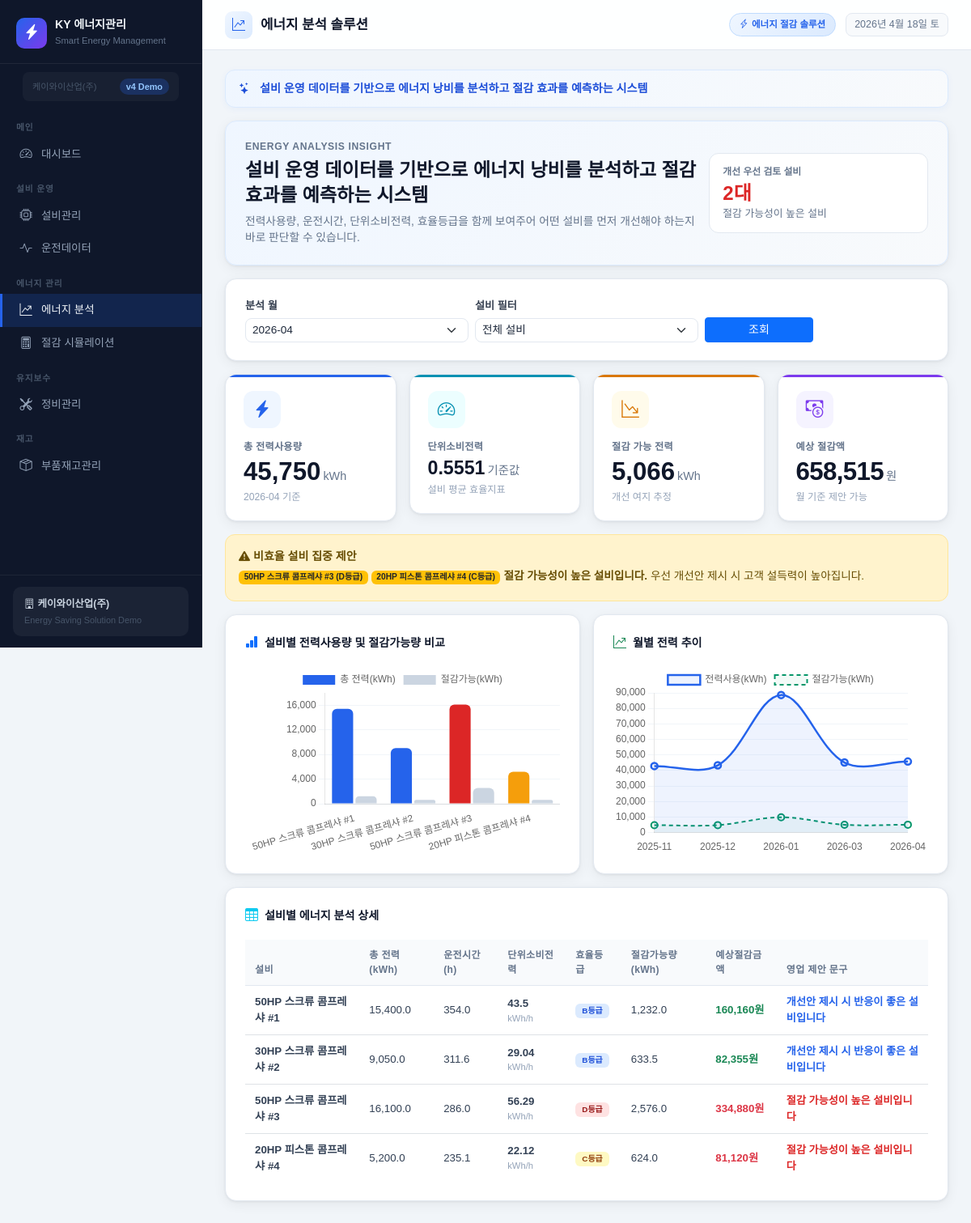
Page /energy/ on the committed database.
### models.py (models this page shows)
class EnergyAnalysis(db.Model):
    __tablename__ = 'energy_analysis'
    id              = db.Column(db.Integer, primary_key=True)
    equipment_id    = db.Column(db.Integer, db.ForeignKey('equipments.id'), nullable=False)
    analysis_month  = db.Column(db.String(7))   # YYYY-MM
    total_kwh       = db.Column(db.Float)
    unit_kwh        = db.Column(db.Float)        # 단위소비전력
    efficiency_grade= db.Column(db.String(10))  # A/B/C/D
    saving_possible = db.Column(db.Float)        # 절감 가능량(kWh)
    saving_amount   = db.Column(db.Float)        # 절감 예상금액(원)
    created_at      = db.Column(db.DateTime, default=datetime.utcnow)

class Equipment(db.Model):
    __tablename__ = 'equipments'
    id           = db.Column(db.Integer, primary_key=True)
    company_id   = db.Column(db.Integer, db.ForeignKey('companies.id'), nullable=True)
    name         = db.Column(db.String(100), nullable=False)
    model        = db.Column(db.String(100))
    horsepower   = db.Column(db.Float)           # HP
    rated_power  = db.Column(db.Float)           # kW
    install_loc  = db.Column(db.String(100))
    status       = db.Column(db.String(20), default='가동중')  # 가동중/정지/점검중
    install_date = db.Column(db.Date)
    memo         = db.Column(db.Text)
    created_at   = db.Column(db.DateTime, default=datetime.utcnow)
    op_logs      = db.relationship('OperationLog', backref='equipment', lazy=True)
    maint_logs   = db.relationship('MaintenanceLog', backref='equipment', lazy=True)
    energy_data  = db.relationship('EnergyAnalysis', backref='equipment', lazy=True)

### routes/energy.py (the view)
@energy_bp.route('/')
def index():
    equipments = Equipment.query.order_by(Equipment.name).all()
    eq_id = request.args.get('eq_id', type=int)
    today = date.today()
    months = db.session.query(EnergyAnalysis.analysis_month)\
        .distinct().order_by(EnergyAnalysis.analysis_month.desc()).all()
    months = [m[0] for m in months]
    month = request.args.get('month', months[0] if months else today.strftime('%Y-%m'))
    q = EnergyAnalysis.query.filter_by(analysis_month=month)
    if eq_id:
        q = q.filter_by(equipment_id=eq_id)
    analyses = q.all()
    total_kwh = sum(a.total_kwh or 0 for a in analyses)
    total_saving = sum(a.saving_possible or 0 for a in analyses)
    total_saving_amt = sum(a.saving_amount or 0 for a in analyses)
    avg_unit_kwh = round(sum(a.unit_kwh or 0 for a in analyses) / len(analyses), 4) if analyses else 0
    inefficient = [a for a in analyses if a.efficiency_grade in ('C', 'D')]
    eff_data = db.session.query(
        Equipment.name,
        EnergyAnalysis.total_kwh,
        EnergyAnalysis.efficiency_grade,
        EnergyAnalysis.saving_possible,
        EnergyAnalysis.unit_kwh
    ).join(EnergyAnalysis, Equipment.id == EnergyAnalysis.equipment_id)\
     .filter(EnergyAnalysis.analysis_month == month).all()
    trend = db.session.query(
        EnergyAnalysis.analysis_month,
        func.sum(EnergyAnalysis.total_kwh).label('kwh'),
        func.sum(EnergyAnalysis.saving_possible).label('saving')
    ).group_by(EnergyAnalysis.analysis_month)\
     .order_by(EnergyAnalysis.analysis_month).limit(12).all()
    run_hours_map = {}
    for eq in equipments:
        rh = db.session.query(func.sum(OperationLog.run_hours))\
            .filter(OperationLog.equipment_id == eq.id)\
            .filter(OperationLog.log_date.like(f'{month}%')).scalar() or 0
        run_hours_map[eq.id] = round(rh, 1)
    enriched_analyses = []
    for a in analyses:
        run_hours = run_hours_map.get(a.equipment_id, 0)
        actual_unit = round((a.total_kwh / run_hours), 2) if run_hours else 0
        is_inefficient = a.efficiency_grade in ('C', 'D')
        enriched_analyses.append({
            'analysis': a,
            'run_hours': run_hours,
            'actual_unit': actual_unit,
            'is_inefficient': is_inefficient,
        })
    return render_template(
        'energy/index.html',
        equipments=equipments,
        analyses=analyses,
        enriched_analyses=enriched_analyses,
        eff_data=eff_data,
        trend=trend,
        total_kwh=round(total_kwh, 1),
        total_saving=round(total_saving, 1),
        total_saving_amt=int(total_saving_amt),
        avg_unit_kwh=avg_unit_kwh,
        inefficient=inefficient,
        eq_id=eq_id,
        month=month,
        months=months
    )

### templates/energy/index.html (shortened to what this page needs)
{% extends 'base.html' %}
{% block page_icon %}bi bi-graph-up-arrow{% endblock %}
{% block page_title %}에너지 분석 솔루션{% endblock %}
{% block content %}
<div class="card-box mb-3" style="background:linear-gradient(135deg,#eff6ff,#f8fafc);border:1px solid #dbeafe;">
  <div class="row g-3 align-items-center">
    <div class="col-lg-8">
      <div style="font-size:.76rem;font-weight:700;color:#64748b;letter-spacing:.05em;">ENERGY ANALYSIS INSIGHT</div>
      <div style="font-size:1.45rem;font-weight:800;color:#0f172a;line-height:1.3;margin-top:5px;">설비 운영 데이터를 기반으로 에너지 낭비를 분석하고 절감 효과를 예측하는 시스템</div>
      <div style="font-size:.86rem;color:#64748b;margin-top:8px;">전력사용량, 운전시간, 단위소비전력, 효율등급을 함께 보여주어 어떤 설비를 먼저 개선해야 하는지 바로 판단할 수 있습니다.</div>
    </div>
    <div class="col-lg-4">
      <div style="background:#fff;border-radius:12px;padding:14px 16px;border:1px solid #e2e8f0;">
        <div style="font-size:.74rem;font-weight:700;color:#64748b;">개선 우선 검토 설비</div>
        <div style="font-size:1.5rem;font-weight:800;color:#dc2626;line-height:1.2;margin-top:4px;">{{ inefficient|length }}대</div>
        <div style="font-size:.8rem;color:#64748b;">절감 가능성이 높은 설비</div>
      </div>
    </div>
  </div>
</div>
<div class="card-box mb-3">
  <form method="get" class="row g-2 align-items-end">
    <div class="col-md-4"><label class="form-label">분석 월</label><select name="month" class="form-select form-select-sm">{% for m in months %}<option value="{{ m }}" {% if month == m %}selected{% endif %}>{{ m }}</option>{% endfor %}</select></div>
    <div class="col-md-4"><label class="form-label">설비 필터</label><select name="eq_id" class="form-select form-select-sm"><option value="">전체 설비</option></select></div>
    <div class="col-md-2"><button type="submit" class="btn btn-primary btn-sm w-100">조회</button></div>
  </form>
</div>
<div class="row g-3 mb-3">
  <div class="col-6 col-lg-3"><div class="kpi-card" style="--kpi-color:#2563eb;--kpi-bg:#eff6ff;"><div class="kpi-icon"><i class="bi bi-lightning-charge-fill"></i></div><div class="kpi-label">총 전력사용량</div><div class="kpi-value">{{ "{:,.0f}".format(total_kwh) }}<span class="unit">kWh</span></div><div class="kpi-sub">{{ month }} 기준</div></div></div>
  <div class="col-6 col-lg-3"><div class="kpi-card" style="--kpi-color:#0891b2;--kpi-bg:#ecfeff;"><div class="kpi-icon"><i class="bi bi-speedometer2"></i></div><div class="kpi-label">단위소비전력</div><div class="kpi-value" style="font-size:1.45rem;">{{ avg_unit_kwh }}<span class="unit">기준값</span></div><div class="kpi-sub">설비 평균 효율지표</div></div></div>
  <div class="col-6 col-lg-3"><div class="kpi-card" style="--kpi-color:#d97706;--kpi-bg:#fffbeb;"><div class="kpi-icon"><i class="bi bi-graph-down-arrow"></i></div><div class="kpi-label">절감 가능 전력</div><div class="kpi-value">{{ "{:,.0f}".format(total_saving) }}<span class="unit">kWh</span></div><div class="kpi-sub">개선 여지 추정</div></div></div>
  <div class="col-6 col-lg-3"><div class="kpi-card" style="--kpi-color:#7c3aed;--kpi-bg:#f5f3ff;"><div class="kpi-icon"><i class="bi bi-cash-coin"></i></div><div class="kpi-label">예상 절감액</div><div class="kpi-value money-highlight money-purple">{{ "{:,.0f}".format(total_saving_amt) }}<span class="unit">원</span></div><div class="kpi-sub">월 기준 제안 가능</div></div></div>
</div>
{% if inefficient %}
<div class="alert alert-warning mb-3" style="border-radius:12px;">
  <div class="fw-bold mb-1"><i class="bi bi-exclamation-triangle-fill me-1"></i>비효율 설비 집중 제안</div>
  <div style="font-size:.85rem;">{% for item in inefficient %}<span class="badge bg-warning text-dark me-1 mb-1">{{ item.equipment.name }} ({{ item.efficiency_grade }}등급)</span>{% endfor %}<strong>절감 가능성이 높은 설비입니다.</strong> 우선 개선안 제시 시 고객 설득력이 높아집니다.</div>
</div>
{% endif %}
<div class="row g-3 mb-3">
  <div class="col-lg-6"><div class="card-box"><div class="card-title"><i class="bi bi-bar-chart-fill text-primary"></i> 설비별 전력사용량 및 절감가능량 비교</div><canvas id="chartEfficiency" height="180"></canvas></div></div>
  <div class="col-lg-6"><div class="card-box"><div class="card-title"><i class="bi bi-graph-up-arrow text-success"></i> 월별 전력 추이</div><canvas id="chartTrend" height="180"></canvas></div></div>
</div>
<div class="card-box">
  <div class="card-title"><i class="bi bi-table text-info"></i> 설비별 에너지 분석 상세</div>
  <div class="table-responsive">
    <table class="table table-clean mb-0">
      <thead><tr><th>설비</th><th>총 전력(kWh)</th><th>운전시간(h)</th><th>단위소비전력</th><th>효율등급</th><th>절감가능량(kWh)</th><th>예상절감금액</th><th>영업 제안 문구</th></tr></thead>
      <tbody>
        {% for item in enriched_analyses %}
        {% set a = item.analysis %}
        <tr {% if item.is_inefficient %}style="background:#fff7ed;"{% endif %}>
          <td class="fw-semibold">{{ a.equipment.name if a.equipment else '-' }}</td>
          <td>{{ "{:,.1f}".format(a.total_kwh or 0) }}</td>
          <td>{{ item.run_hours }}</td>
          <td><div class="fw-semibold">{{ item.actual_unit }}</div><div style="font-size:.7rem;color:#94a3b8;">kWh/h</div></td>
          <td><span class="badge grade-{{ a.efficiency_grade }} px-2 py-1">{{ a.efficiency_grade }}등급</span></td>
          <td>{{ "{:,.1f}".format(a.saving_possible or 0) }}</td>
          <td class="fw-bold {% if item.is_inefficient %}text-danger{% else %}text-success{% endif %}">{{ "{:,.0f}".format(a.saving_amount or 0) }}원</td>
          <td>{% if a.efficiency_grade in ['C','D'] %}<span style="font-size:.82rem;color:#dc2626;font-weight:700;">절감 가능성이 높은 설비입니다</span>{% elif a.efficiency_grade == 'B' %}<span style="font-size:.82rem;color:#2563eb;font-weight:700;">개선안 제시 시 반응이 좋은 설비입니다</span>{% else %}<span style="font-size:.82rem;color:#059669;font-weight:700;">효율이 우수한 설비입니다</span>{% endif %}</td>
        </tr>
        {% else %}
        <tr><td colspan="8" class="text-center text-muted py-4">데이터 없음</td></tr>
        {% endfor %}
      </tbody>
    </table>
  </div>
</div>
{% endblock %}
{% block extra_js %}
<script>
Chart.defaults.font.family = "'Noto Sans KR', sans-serif";
const effLabels = [{% for r in eff_data %}"{{ r.name|truncate(12,True,'..') }}"{% if not loop.last %},{% endif %}{% endfor %}];
const effKwh    = [{% for r in eff_data %}{{ r.total_kwh or 0 }}{% if not loop.last %},{% endif %}{% endfor %}];
const effSaving = [{% for r in eff_data %}{{ r.saving_possible or 0 }}{% if not loop.last %},{% endif %}{% endfor %}];
const effColors = [{% for r in eff_data %}"{% if r.efficiency_grade == 'A' %}#16a34a{% elif r.efficiency_grade == 'B' %}#2563eb{% elif r.efficiency_grade == 'C' %}#f59e0b{% else %}#dc2626{% endif %}"{% if not loop.last %},{% endif %}{% endfor %}];
new Chart(document.getElementById('chartEfficiency'), {type:'bar',data:{labels:effLabels,datasets:[{label:'총 전력(kWh)',data:effKwh,backgroundColor:effColors,borderRadius:6},{label:'절감가능(kWh)',data:effSaving,backgroundColor:'#cbd5e1',borderRadius:6}]},options:{responsive:true,plugins:{legend:{position:'top'}},scales:{y:{beginAtZero:true,grid:{color:'#f1f5f9'}},x:{grid:{display:false}}}}});
const trendLabels = [{% for r in trend %}"{{ r.analysis_month }}"{% if not loop.last %},{% endif %}{% endfor %}];
const trendKwh = [{% for r in trend %}{{ (r.kwh|round(1)) if r.kwh else 0 }}{% if not loop.last %},{% endif %}{% endfor %}];
const trendSaving = [{% for r in trend %}{{ (r.saving|round(1)) if r.saving else 0 }}{% if not loop.last %},{% endif %}{% endfor %}];
new Chart(document.getElementById('chartTrend'), {type:'line',data:{labels:trendLabels,datasets:[{label:'전력사용(kWh)',data:trendKwh,borderColor:'#2563eb',backgroundColor:'rgba(37,99,235,.08)',fill:true,tension:.35,pointRadius:4,borderWidth:2.5},{label:'절감가능(kWh)',data:trendSaving,borderColor:'#059669',backgroundColor:'rgba(5,150,105,.05)',fill:true,tension:.35,pointRadius:4,borderWidth:2,borderDash:[5,4]}]},options:{responsive:true,plugins:{legend:{position:'top'}},scales:{y:{beginAtZero:true,grid:{color:'#f1f5f9'}},x:{grid:{display:false}}}}});
</script>
{% endblock %}

### templates/base.html (style rules this page uses)
:root { --primary: #2563eb; --primary-dark: #1d4ed8; --success: #059669; --warning: #d97706; --danger: #dc2626; --purple: #7c3aed; --cyan: #0891b2; --sidebar-bg: #0f172a; --sidebar-w: 250px; --topbar-h: 62px; --card-radius: 14px; --card-shadow: 0 1px 3px rgba(0,0,0,.06), 0 4px 16px rgba(0,0,0,.06); --card-border: #e2e8f0; }
*, *::before, *::after { box-sizing: border-box; }
html, body { height: 100%; }
body { background: #f1f5f9; font-family: 'Noto Sans KR', sans-serif; font-size: 14px; color: #1e293b; }
.card-box { background: #fff; border-radius: var(--card-radius); border: 1px solid var(--card-border); box-shadow: var(--card-shadow); padding: 22px 24px; }
.card-title { font-size: .88rem; font-weight: 700; color: #0f172a; margin-bottom: 18px; display: flex; align-items: center; gap: 8px; }
.card-title i { font-size: 1rem; }
.kpi-card { background: #fff; border-radius: var(--card-radius); border: 1px solid var(--card-border); box-shadow: var(--card-shadow); padding: 20px 22px; position: relative; overflow: hidden; transition: transform .2s, box-shadow .2s; }
.kpi-card::before { content: ''; position: absolute; top: 0; left: 0; right: 0; height: 3px; background: var(--kpi-color, #2563eb); border-radius: var(--card-radius) var(--card-radius) 0 0; }
.kpi-card .kpi-icon { width: 46px; height: 46px; border-radius: 12px; display: flex; align-items: center; justify-content: center; font-size: 1.35rem; margin-bottom: 14px; background: var(--kpi-bg, #eff6ff); color: var(--kpi-color, #2563eb); }
.kpi-card .kpi-label { font-size: .76rem; color: #64748b; font-weight: 600; letter-spacing: .02em; }
.kpi-card .kpi-value { font-size: 1.95rem; font-weight: 800; color: #0f172a; line-height: 1.15; margin: 4px 0; }
.kpi-card .kpi-value .unit { font-size: .9rem; font-weight: 500; color: #64748b; margin-left: 3px; }
.kpi-card .kpi-sub { font-size: .76rem; color: #94a3b8; margin-top: 2px; }
.money-highlight { font-size: 2.4rem; font-weight: 900; line-height: 1.05; letter-spacing: -0.02em; }
.money-purple { color: #7c3aed; }
.table-clean th { font-size: .75rem; color: #64748b; font-weight: 700; background: #f8fafc; letter-spacing: .03em; border-bottom: 1px solid #e2e8f0; padding: 10px 12px; }
.table-clean td { font-size: .83rem; vertical-align: middle; padding: 10px 12px; color: #334155; }
.table-clean tbody tr:last-child td { border-bottom: none; }
.grade-B { background: #dbeafe; color: #1d4ed8; }
.grade-C { background: #fef9c3; color: #92400e; }
.grade-D { background: #fee2e2; color: #991b1b; }
.form-label { font-size: .82rem; font-weight: 600; color: #374151; margin-bottom: 5px; }
.form-control, .form-select { border-color: #e2e8f0; border-radius: 8px; font-size: .85rem; color: #1e293b; transition: border-color .15s, box-shadow .15s; }

### rows in the picture
EnergyAnalysis: equipment.name "50HP 스크류 콤프레샤 #3", efficiency_grade "D", total_kwh "16,100.0", efficiency_grade "D", saving_possible "2,576.0", saving_amount "334,880"
EnergyAnalysis: equipment.name "20HP 피스톤 콤프레샤 #4", efficiency_grade "C", total_kwh "5,200.0", efficiency_grade "C", saving_possible "624.0", saving_amount "81,120"
Equipment: equipment "50HP 스크류 콤프레샤 #1"
EnergyAnalysis: total_kwh "15,400.0", efficiency_grade "B", saving_possible "1,232.0", saving_amount "160,160"
Equipment: equipment "30HP 스크류 콤프레샤 #2"
EnergyAnalysis: total_kwh "9,050.0", efficiency_grade "B", saving_possible "633.5", saving_amount "82,355"
Equipment: equipment "50HP 스크류 콤프레샤 #3"
Equipment: equipment "20HP 피스톤 콤프레샤 #4"

### other values in the picture
{{ inefficient|length }} "2"
{{ "{:,.0f}".format(total_kwh) }} "45,750"
{{ month }} "2026-04"
{{ avg_unit_kwh }} "0.5551"
{{ "{:,.0f}".format(total_saving) }} "5,066"
{{ "{:,.0f}".format(total_saving_amt) }} "658,515"
{{ item.run_hours }} "354.0" "311.6" "286.0" "235.1"
{{ item.actual_unit }} "43.5" "29.04" "56.29" "22.12"
form field month "2026-04"
chart data {{ r.name|truncate(12,True,'..') }} 50HP 스크류 콤프레샤 #1, 30HP 스크류 콤프레샤 #2, 50HP 스크류 콤프레샤 #3, 20HP 피스톤 콤프레샤 #4
chart data {{ r.total_kwh or 0 }} 15400.0, 9050.0, 16100.0, 5200.0
chart data {{ r.saving_possible or 0 }} 1232.0, 633.5, 2576.0, 624.0
chart data {{ r.analysis_month }} 2025-11, 2025-12, 2026-01, 2026-03, 2026-04
